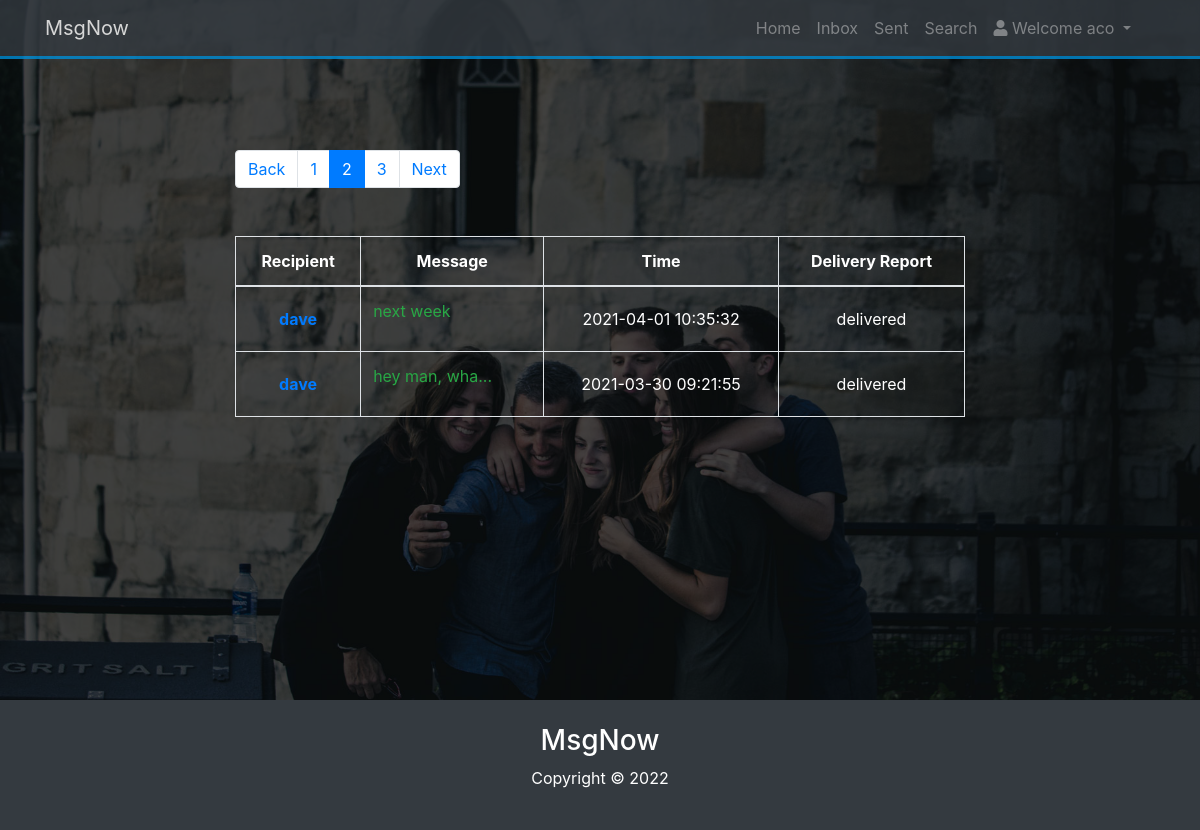
The app's page /sent.php?page=2 (signed in) with its own data.
### tables this page shows
CREATE TABLE IF NOT EXISTS `msg` (
  `id` int(11) NOT NULL AUTO_INCREMENT,
  `sender` varchar(100) NOT NULL,
  `recipient` varchar(100) NOT NULL,
  `msg_text` varchar(100) NOT NULL,
  `time` timestamp NOT NULL DEFAULT CURRENT_TIMESTAMP,
  `sent_msg` tinyint(4) NOT NULL DEFAULT '0',
  `read_msg` tinyint(4) NOT NULL DEFAULT '0',
  PRIMARY KEY (`id`),
  KEY `sender` (`sender`),
  KEY `recipient` (`recipient`)
);

### includes/database.php (called while the page is built, shortened)
<?php
class Database {
    public function __construct($host = DB_HOST,$user = DB_USER,$password = DB_PASS,$base = DB_NAME)
    {
        try{
        $this->conn = new PDO("mysql:host=$host;dbname=$base",$user,$password);
        } catch (PDOException $ex){
            echo "Connection failed: " . $ex->getMessage();
        }
    }
}
$database = new Database();
?>

### sent.php (the view, shortened to what this page needs)
<?php include ("includes/home_header.php");?>
<?php
$user = new User($database);
?>
<table class='table table-bordered mt-5'>
    <thead>
    <tr>
        <th class="text-center align-middle">Recipient</th>
        <th class="text-center align-middle">Message</th>
        <th class="text-center align-middle">Time</th>
        <th class="text-center align-middle">Delivery Report</th>
    </tr>
    </thead>
        <tbody>
        <tr>
            <?php $row = $user->messages_for_current_user_with_pagination('SELECT id,recipient,msg_text,time,read_msg FROM msg WHERE sender = ? ORDER BY time DESC', $user->username);
            if($row){
            foreach($row as $msg){
            ?>
        <tr>
            <td class="text-center align-middle"><strong><a href='thread_from_sent.php?friend=<?php echo $msg->recipient; ?>'><?php echo $msg->recipient; ?></a></strong></td>
            <td><a href="message_from_sent.php?id=<?php echo $msg->id;?>" class="text-success"><?php echo (strlen($msg->msg_text) > 15) ? substr($msg->msg_text, 0, 15) . '...' : $msg->msg_text; ?></a></td>
            <td class="text-center align-middle"><?php echo $msg->time; ?></td>
            <td class="text-center align-middle"><?php echo $msg->read_msg==1?"delivered":"waiting for delivery";  ?></td>
        </tr>
        <?php
    }
        }
    ?>
    </tr>
    </tbody>
</table>
<?php include("includes/home_footer.php"); ?>

### css/style.css (style rules this page uses)
body { background: #333; color: #fff; }

### records on screen
msg: recipient "dave", msg_text "next week", time "2021-04-01 10:35:32", read_msg "delivered"
msg: recipient "dave", msg_text "hey man, wha", time "2021-03-30 09:21:55", read_msg "delivered"

### other values on screen
$_SESSION['username'] "aco"
$sub1 "1"
$page "2"
$add1 "3"
